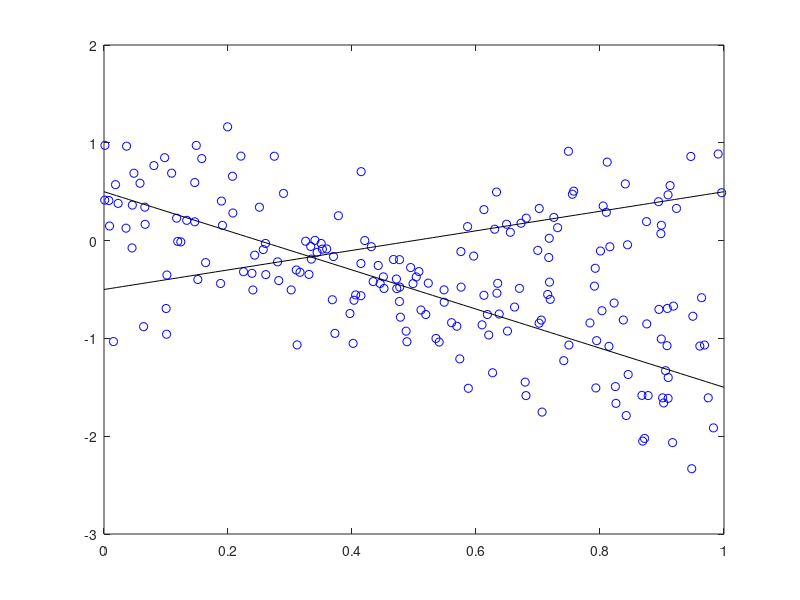

Source code (MATLAB):
clear all
close all
rng(0);
n = 200; % sample size
K = 2; % number of lines
e = [.7 .3]; % mixing weights
w = [-2 1]; % slopes of lines
b = [.5 -.5]; % offsets of lines
v = [.2 .1]; % variances
for i=1:n
    x(i) = rand;
    if rand < e(1)
        y(i) = w(1)*x(i) + b(1) + randn*sqrt(v(1));
    else
        y(i) = w(2)*x(i) + b(2) + randn*sqrt(v(2));
    end
end
plot(x,y,'bo')
hold on
t=0:0.01:1;
plot(t,w(1)*t+b(1),'k')
plot(t,w(2)*t+b(2),'k')

logError = 10^(-4);
theE=[.5 .5];
theW=[1 -1];
theB=[0 0];
theV=repmat(var(y),1,2);
